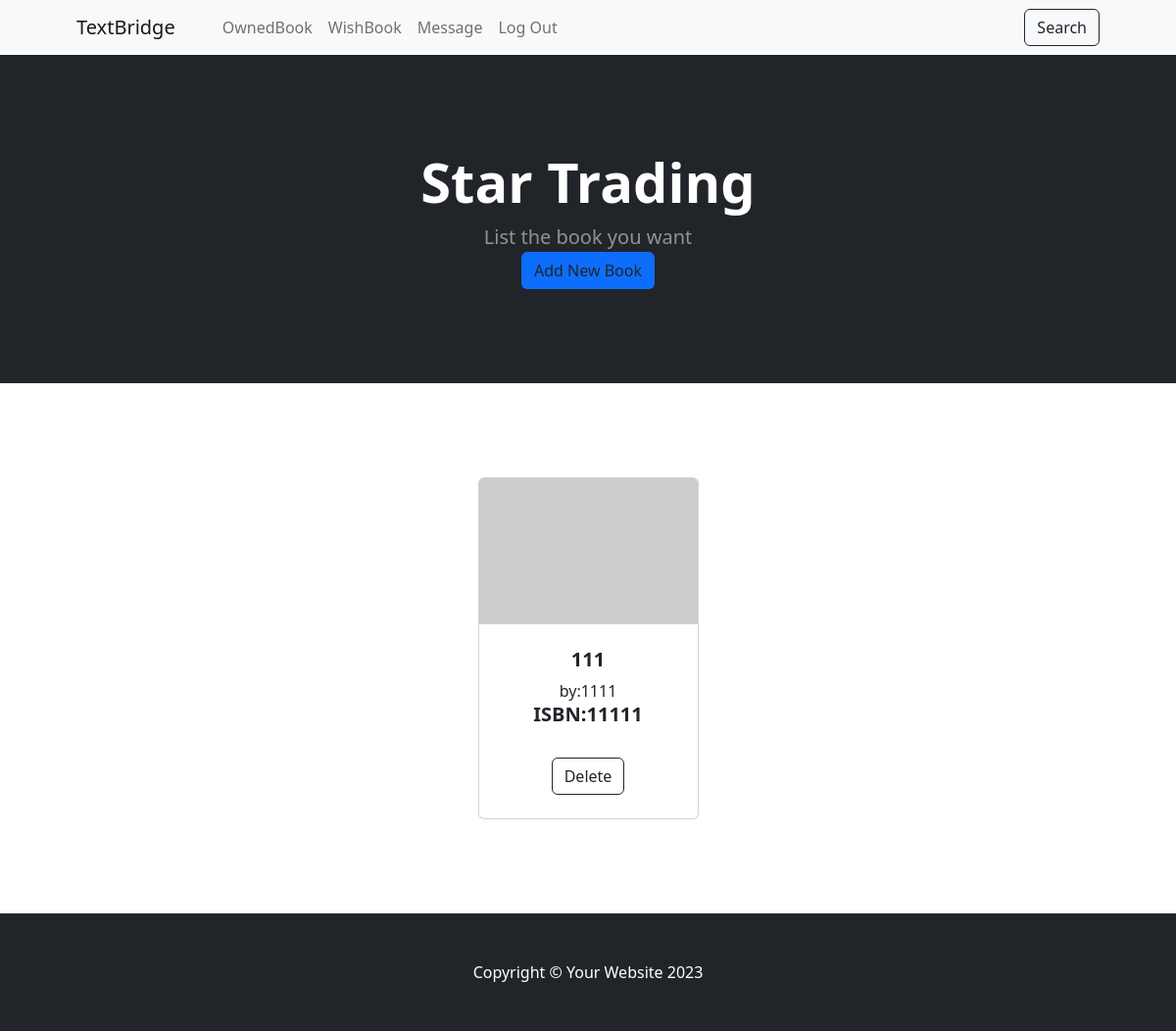
Screenshot of /wishlist (signed in) with the database file from the repository.
### main.py (models this page shows)
class WishBook(db.Model):
    __tablename__ = "wishbooks"
    id = db.Column(db.Integer, primary_key=True)
    title = db.Column(db.String(250))
    author = db.Column(db.String(250))
    ISBN = db.Column(db.String(250))
    user_id = db.Column(db.Integer, db.ForeignKey('users.id'))

### main.py (the view)
@app.route('/wishlist')
def wishlist():
    result = db.session.execute(db.select(WishBook).filter_by(user_id=current_user.id).order_by(WishBook.title))
    all_books = result.scalars()
    return render_template("wishlist.html", books=all_books)

### main.py (called while the page is built)
@login_manager.user_loader
def load_user(user_id):
    return db.get_or_404(User, user_id)

### templates/wishlist.html (shortened to what this page needs)
<!DOCTYPE html>
<html lang="en">
    <head>
        <link href="https://cdn.jsdelivr.net/npm/bootstrap-icons@1.5.0/font/bootstrap-icons.css" rel="stylesheet" />
        <link href="../static/css/styles2.css" rel="stylesheet" />
    </head>
    <body>
        <nav class="navbar navbar-expand-lg navbar-light bg-light">
            <div class="container px-4 px-lg-5">
                <a class="navbar-brand" href="#!">TextBridge</a>
                <div class="collapse navbar-collapse" id="navbarSupportedContent">
                    <ul class="navbar-nav me-auto mb-2 mb-lg-0 ms-lg-4">
                        <li class="nav-item"><a class="nav-link" href="{{ url_for('ownlist') }}">OwnedBook</a></li>
                        <li class="nav-item"><a class="nav-link" href="{{ url_for('wishlist') }}">WishBook</a></li>
                        <li class="nav-item"><a class="nav-link" href="{{ url_for('inbox') }}">Message</a></li>
                        <li class="nav-item"><a class="nav-link" href="{{ url_for('logout') }}">Log Out</a></li>
                    </ul>
                    <form class="d-flex">
                        <form class="d-flex">
                            <div class="text-center"><a class="btn btn-outline-dark" href="{{ url_for('search') }}">Search</a></div>
                        </form>
                    </form>
                </div>
            </div>
        </nav>
        <header class="bg-dark py-5">
            <div class="container px-4 px-lg-5 my-5">
                <div class="text-center text-white">
                    <h1 class="display-4 fw-bolder">Star Trading</h1>
                    <p class="lead fw-normal text-white-50 mb-0">List the book you want</p>
                    <div class="text-center"><a class="btn bg-primary" href="{{ url_for('addwish') }}">Add New Book</a></div>
                </div>
            </div>
        </header>
        {% for book in books %}
        <section class="py-5">
            <div class="container px-4 px-lg-5 mt-5">
                <div class="row gx-4 gx-lg-5 row-cols-2 row-cols-md-3 row-cols-xl-4 justify-content-center">
                    <div class="col mb-5">
                        <div class="card h-100">
                            <img class="card-img-top" src="https://dummyimage.com/450x300/dee2e6/6c757d.jpg" alt="..." />
                            <div class="card-body p-4">
                                <div class="text-center">
                                    <h5 class="fw-bolder">{{book.title}}</h5>
                                    by:{{book.author}}
                                </div>
                                <div class="text-center">
                                    <h5 class="fw-bolder">ISBN:{{book.ISBN}}</h5>
                                </div>
                            </div>
                            <div class="card-footer p-4 pt-0 border-top-0 bg-transparent">
                                <div class="text-center"><a class="btn btn-outline-dark mt-auto" href="{{ url_for('deletewish', id=book.id) }}">Delete</a></div>
                            </div>
                        </div>
                    </div>
                </div>
            </div>
        </section>
        {% endfor %}
        <footer class="py-5 bg-dark">
            <div class="container"><p class="m-0 text-center text-white">Copyright &copy; Your Website 2023</p></div>
        </footer>
    </body>
</html>

### rows the page displays
WishBook: title "111", author "1111", ISBN "11111"
